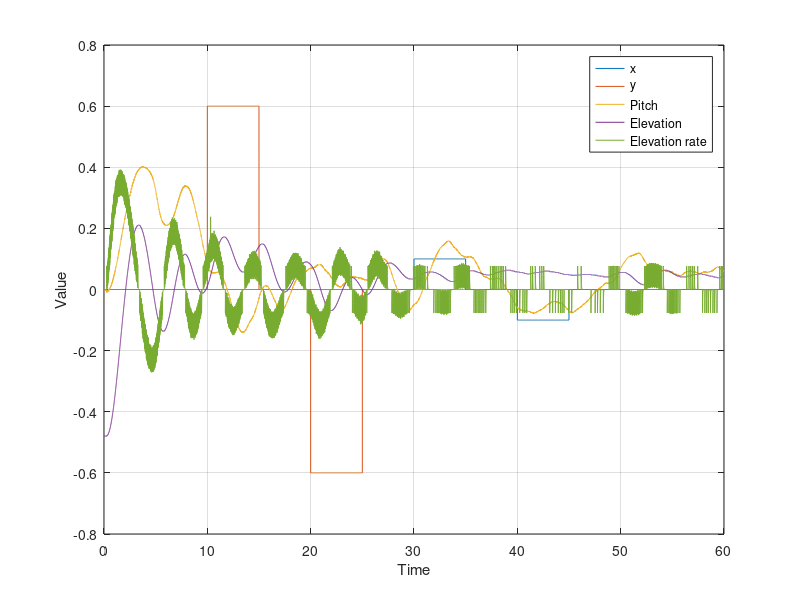

Source code (MATLAB):
S = load("LQR_all_ones.mat");

data = S.ans;

t = data(1,:);
signals = data([1, 2, 5, 7, 8]+1, :);

plot(t, signals.');
xlabel("Time");
ylabel("Value");
legend("x", "y", "Pitch", "Elevation", "Elevation rate");
grid on
% pitch ref, elevation rate, travel, travel rate,  pitch, pitch rate, elevation, elevation rate
